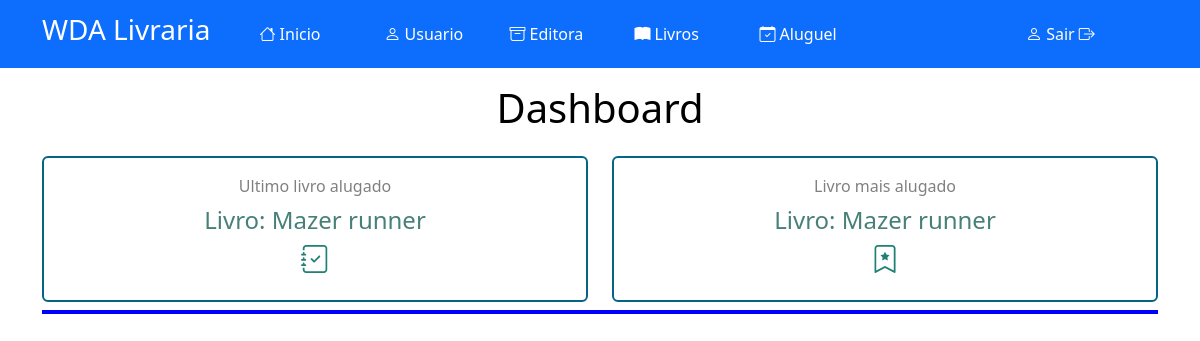
Before: /index.php (signed in) with the older database file.
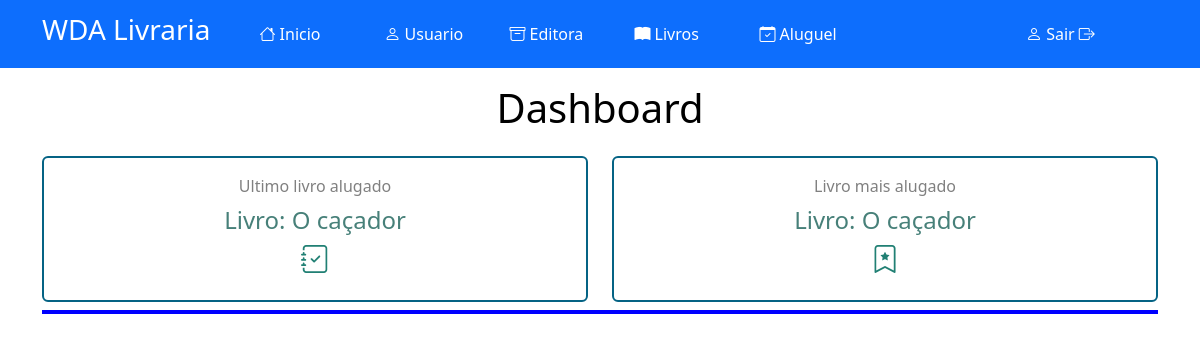
After: the same page with the newer database file.
### tables this page shows
CREATE TABLE `tbaluguel` (
  `idAluguel` int(11) NOT NULL,
  `livroAluguel` varchar(100) NOT NULL,
  `nomeAluguel` varchar(100) NOT NULL,
  `dataAluguel` date NOT NULL,
  `devolucaoAluguel` date NOT NULL,
  `statusAluguel` varchar(50) NOT NULL
);

### paginas/home/home.php (the view, shortened to what this page needs)
<!DOCTYPE html>
<html>
<head>
</head>
<body>
    <center>
    <div class="mt-3 mb-4"><h1 style="color: black;">Dashboard</h1></div>
    <div class="row">
      <div class="col-sm-6 mb-3 mb-sm-0">
        <div class="card w-100"style="border:2px solid #056384;">
          <div class="card-body">
            <p class="card-title" style="color:grey;">Ultimo livro alugado</p>
            <h4 class="card-text mb-2" style="color: #478079"> <?php
                $sql = "SELECT * FROM tbaluguel ORDER BY idAluguel DESC LIMIT 1";
                $resultado = mysqli_query($conexao, $sql);
                if ($resultado && mysqli_num_rows($resultado) > 0) {
                  $ultimoRegistro = mysqli_fetch_assoc($resultado);
                  echo "Livro: " . $ultimoRegistro['livroAluguel'] . "<br>";
              } else {
                  echo "Nenhum registro encontrado.";
              }
              ?> </h4>
            <h3><i class="bi bi-journal-check" style="color: #218074;"></i></h3>
          </div>
        </div>
      </div>
        <div class="col-sm-6">
          <div class="card w-100" style="border:2px solid #056384;">
            <div class="card-body">
              <p class="card-title" style="color:grey;">Livro mais alugado</p>
              <h4 class="card-text mb-2" style="color: #478079"><?php
                $sql = "SELECT livroAluguel, COUNT(livroAluguel)
                AS total_repeticoes FROM tbaluguel GROUP BY livroAluguel ORDER BY total_repeticoes DESC LIMIT 1;";
                $resultado = mysqli_query($conexao, $sql);
                if ($resultado && mysqli_num_rows($resultado) > 0) {
                  $Mregistro = mysqli_fetch_assoc($resultado);
                  echo "Livro: " . $Mregistro['livroAluguel'] . "<br>";
              } else {
                  echo "Nenhum registro encontrado.";
              }
              ?></h4>
              <h3><i class="bi bi-bookmark-star" style="color: #218074;"></i></h3>
            </div>
          </div>
        </div>
      </div>
      <div class="container">
        <div class="row" >
            <div class="col-md-6 mt-2"style="border: 2px solid blue;">
            </div>
            <div class="col-md-6 mt-2"style="border: 2px solid blue;">
            </div>
        </div>
    </div>
    </center>
</body>
</html>

Changed rows visible on the page:
removed tbaluguel: livroAluguel "Mazer runner"
added tbaluguel: livroAluguel "O caçador"
Other visible differences:
$Mregistro['livroAluguel']: "Mazer runner" → "O caçador"
